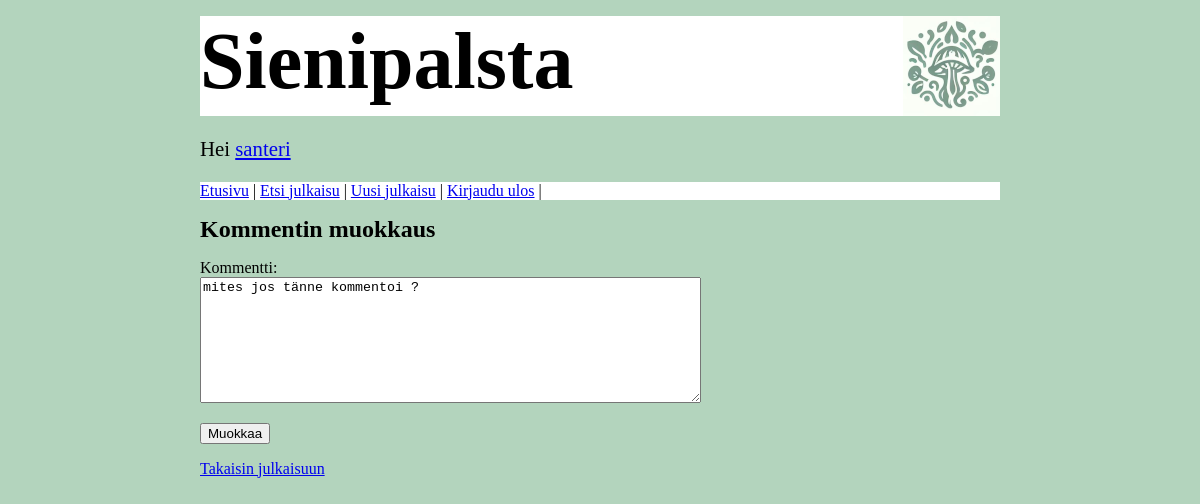
The page /edit_comment/6 (signed in) on the database as committed earlier.
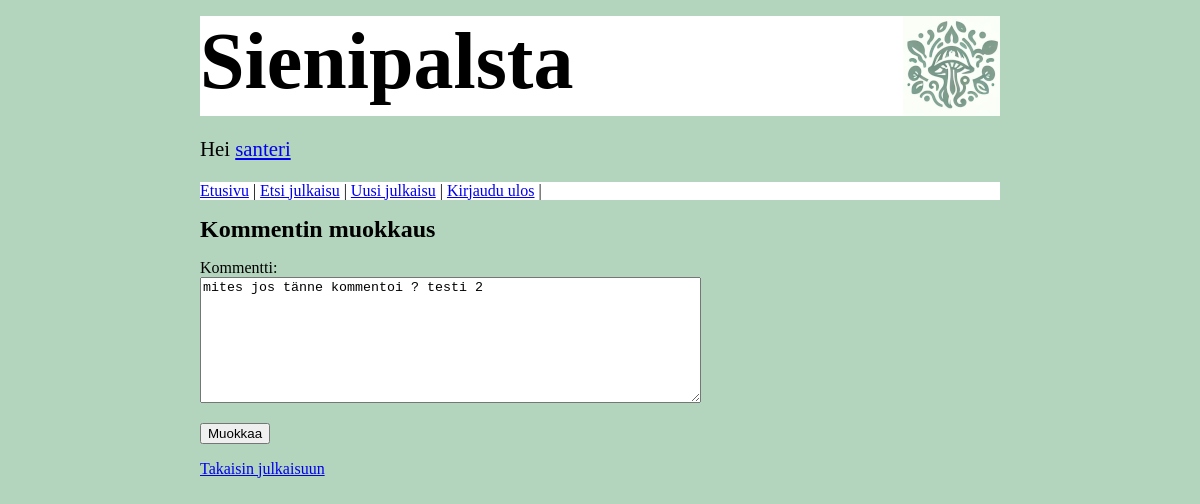
The same page on the database as committed later.
### tables this page shows
CREATE TABLE "comments" (
      id INTEGER PRIMARY KEY AUTOINCREMENT,
      item_id INTEGER,
      user_id INTEGER,
      comment TEXT,
      FOREIGN KEY (item_id) REFERENCES items(id) ON DELETE CASCADE
  );

### app.py (the view)
@app.route("/edit_comment/<int:comment_id>")
def edit_comment(comment_id):
    require_login()
    comment = items.get_comment(comment_id)
    if not comment:
        abort(404)
    if comment["user_id"] != session["user_id"]:
        abort(403)
    return render_template("edit_comment.html", comment=comment)

### app.py (called while the page is built)
def require_login():
    if "user_id" not in session:
        abort(403)

### db.py (called while the page is built)
def get_connection():
    con = sqlite3.connect("database.db")
    con.execute("PRAGMA foreign_keys = ON")
    con.row_factory = sqlite3.Row
    return con

def query(sql, params=[]):
    con = get_connection()
    con.execute("PRAGMA foreign_keys = ON")
    result = con.execute(sql, params).fetchall()
    con.close()
    return result

### items.py (called while the page is built)
def get_comment(comment_id):
    sql = """SELECT comments.id,
                    comments.item_id,
                    comments.user_id,
                    comments.comment,
                    users.username
             FROM comments, users
             WHERE comments.user_id = users.id AND
                   comments.id = ?"""
    result = db.query(sql, [comment_id])
    return result[0] if result else None

### templates/edit_comment.html (shortened to what this page needs)
{% extends "layout.html" %}
{% block content %}
<body>
  <h2>Kommentin muokkaus</h2>
  <form action="/update_comment" method="post">
    <p>
      <label for="content">Kommentti:</label> <br />
      <textarea name="content" id="content" rows="8" cols="60" maxlength="1000" required>{{ comment.comment }}</textarea>
    </p>
    <p>
      <input type="submit" value="Muokkaa" />
    </p>
  </form>
  <p>
    <a href="/item/{{ comment.item_id }}">Takaisin julkaisuun</a>
  </p>
</body>
{% endblock %}

Rows that differ between the two databases and show on the page:
changed comments: content "mites jos tänne kommentoi ?" → "mites jos tänne kommentoi ? testi 2"
